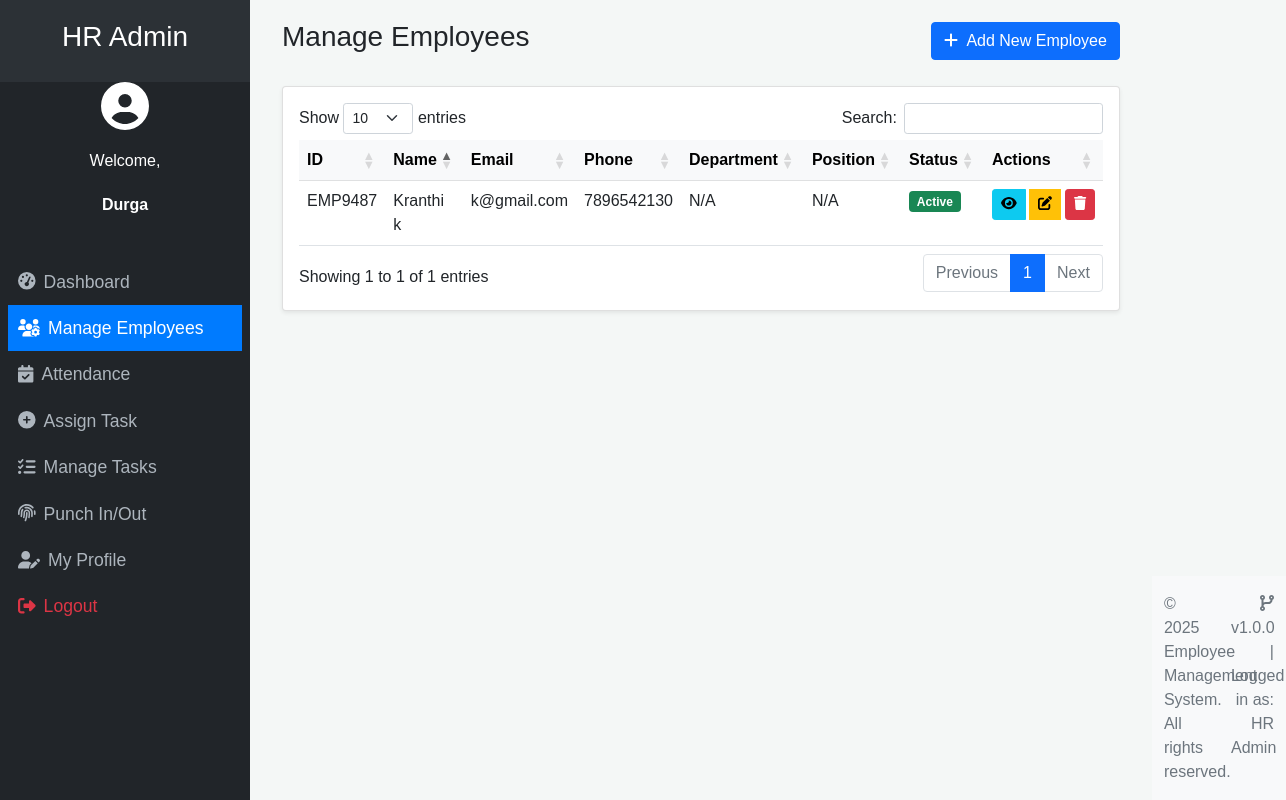
/pages/hr_manage_employees.php (signed in), run on the app's committed database.
### tables this page shows
CREATE TABLE `users` (
  `id` int(11) NOT NULL,
  `username` varchar(50) NOT NULL,
  `password` varchar(255) NOT NULL,
  `role` enum('Super Admin','HR Admin','Employee') NOT NULL,
  `employee_id` varchar(20) DEFAULT NULL
);

CREATE TABLE `employees` (
  `id` int(11) NOT NULL,
  `employee_id` varchar(20) NOT NULL,
  `first_name` varchar(50) NOT NULL,
  `last_name` varchar(50) NOT NULL,
  `email` varchar(100) NOT NULL,
  `phone` varchar(20) DEFAULT NULL,
  `address` text DEFAULT NULL,
  `hire_date` date NOT NULL,
  `department` varchar(100) DEFAULT NULL,
  `position` varchar(100) DEFAULT NULL
);

### pages/hr_manage_employees.php (the view, shortened to what this page needs)
<?php
require_once '../config/config.php';
$sql = "SELECT e.*, u.username, u.role, 'active' as status
        FROM employees e
        JOIN users u ON e.employee_id = u.employee_id
        WHERE u.role = 'Employee'
        ORDER BY e.first_name, e.last_name";
$employees = $pdo->query($sql)->fetchAll(PDO::FETCH_ASSOC);
include 'templates/header.php';
?>
<div class="wrapper">
    <?php include 'templates/sidebar.php'; ?>
    <div id="content">
        <div class="container-fluid">
    <div class="row">
        <div class="col-12">
            <div class="page-header d-flex justify-content-between align-items-center mb-4">
                <h1 class="h3">Manage Employees</h1>
                <a href="add_employee.php" class="btn btn-primary">
                    <i class="fas fa-plus me-2"></i>Add New Employee
                </a>
            </div>
            <div class="card shadow-sm">
                <div class="card-body">
                    <div class="table-responsive">
                        <table class="table table-hover" id="employeesTable">
                            <thead class="table-light">
                                <tr>
                                    <th>ID</th>
                                    <th>Name</th>
                                    <th>Email</th>
                                    <th>Phone</th>
                                    <th>Department</th>
                                    <th>Position</th>
                                    <th>Status</th>
                                    <th>Actions</th>
                                </tr>
                            </thead>
                            <tbody>
                                <?php if(empty($employees)): ?>
                                    <tr>
                                        <td colspan="8" class="text-center">No employees found</td>
                                    </tr>
                                <?php else: ?>
                                    <?php foreach($employees as $employee): ?>
                                        <tr>
                                            <td><?php echo htmlspecialchars($employee['employee_id']); ?></td>
                                            <td>
                                                <?php echo htmlspecialchars($employee['first_name'] . ' ' . $employee['last_name']); ?>
                                            </td>
                                            <td><?php echo htmlspecialchars($employee['email']); ?></td>
                                            <td><?php echo htmlspecialchars($employee['phone'] ?? 'N/A'); ?></td>
                                            <td><?php echo htmlspecialchars($employee['department'] ?? 'N/A'); ?></td>
                                            <td><?php echo htmlspecialchars($employee['position'] ?? 'N/A'); ?></td>
                                            <td>
                                                <span class="badge bg-<?php echo $employee['status'] === 'active' ? 'success' : 'secondary'; ?>">
                                                    <?php echo ucfirst($employee['status']); ?>
                                                </span>
                                            </td>
                                            <td>
                                                <div class="btn-group" role="group">
                                                    <a href="view_employee.php?id=<?php echo $employee['employee_id']; ?>"
                                                       class="btn btn-sm btn-info me-1"
                                                       title="View">
                                                        <i class="fas fa-eye"></i>
                                                    </a>
                                                    <a href="edit_employee.php?id=<?php echo $employee['employee_id']; ?>"
                                                       class="btn btn-sm btn-warning me-1"
                                                       title="Edit">
                                                        <i class="fas fa-edit"></i>
                                                    </a>
                                                    <form method="post" style="display:inline;"
                                                          onsubmit="return confirm('Are you sure you want to delete this employee? This action cannot be undone.');">
                                                        <button type="submit" name="delete" class="btn btn-sm btn-danger" title="Delete">
                                                            <i class="fas fa-trash"></i>
                                                        </button>
                                                    </form>
                                                </div>
                                            </td>
                                        </tr>
                                    <?php endforeach; ?>
                                <?php endif; ?>
                            </tbody>
                        </table>
                    </div>
                </div>
                    </div>
                </div>
            </div>
        </div>
    </div>
</div>
<link rel="stylesheet" type="text/css" href="https://cdn.datatables.net/1.11.5/css/dataTables.bootstrap5.min.css">
<?php include 'templates/footer.php'; ?>

### assets/css/style.css (style rules this page uses)
body { font-family: 'Poppins', sans-serif; background-color: #f4f7f6; }
.wrapper { display: flex; width: 100%; align-items: stretch; }
#content { width: 100%; padding: 20px; min-height: 100vh; transition: all 0.3s; }

### pages/templates/header.php (style rules this page uses)
:root { --primary-color: #4e73df; --secondary-color: #858796; --success-color: #1cc88a; --info-color: #36b9cc; --warning-color: #f6c23e; --danger-color: #e74a3b; --light-color: #f8f9fc; --dark-color: #5a5c69; }
body { font-family: 'Nunito', -apple-system, BlinkMacSystemFont, 'Segoe UI', Roboto, 'Helvetica Neue', Arial, sans-serif; background-color: #f8f9fc; color: #333; }
.card { border: none; border-radius: 0.35rem; box-shadow: 0 0.15rem 1.75rem 0 rgba(58, 59, 69, 0.15); margin-bottom: 1.5rem; }
.btn-primary { background-color: var(--primary-color); border-color: var(--primary-color); }
.badge { font-weight: 500; padding: 0.35em 0.65em; }

### data on the page
users: employees.employee_id "EMP9487", employees.first_name+last_name "Kranthi k", employees.email "k@gmail.com", employees.phone "7896542130", employees.department "N/A", employees.position "N/A", status "Active"

### other printed values
$role "HR Admin"
$_SESSION['username'] "Durga"
$_SESSION['role'] "HR Admin"
